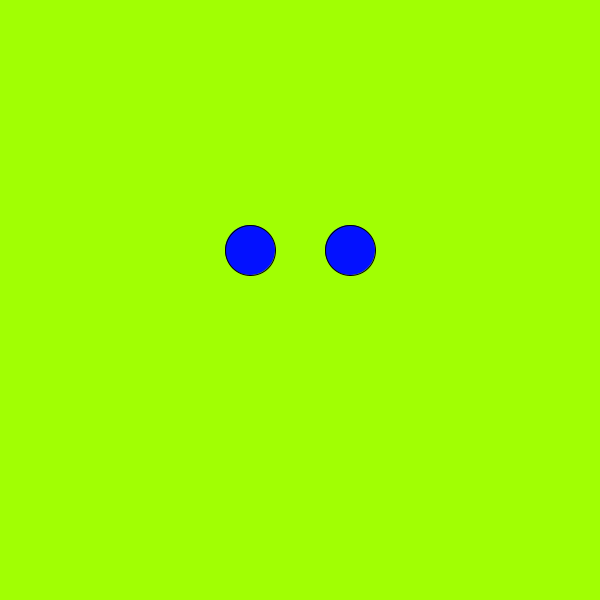
Frame 1 (no input)
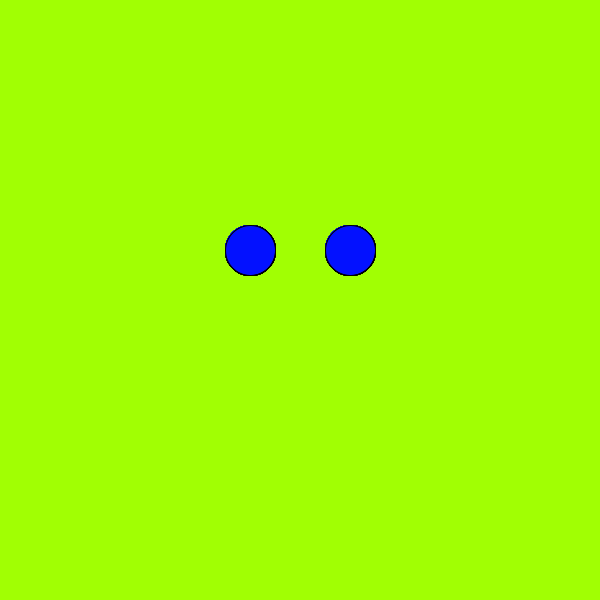
Frame 60 (the mouse pressed at the canvas centre just before this capture)
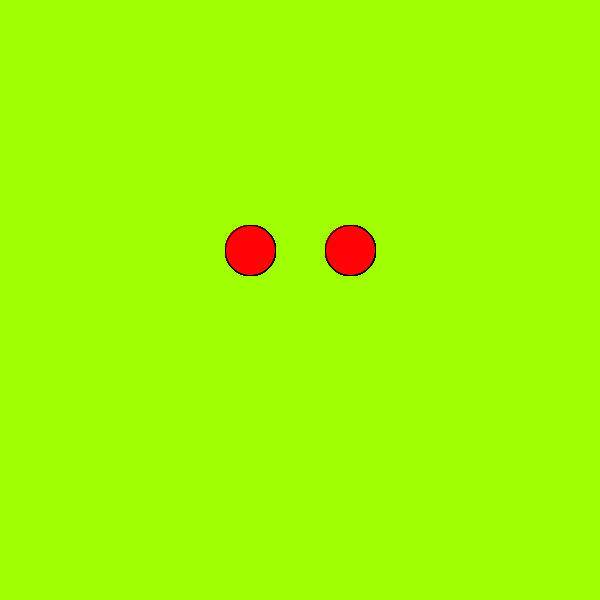
Frame 120 (the mouse held since frame 60 and released just before this capture)

The Processing sketch that drew these frames (run headless with seeded random() and noise(); from frame 60 on, the mouse is pressed at the canvas centre):

// Processing sketch: Logical_Dot
// ── Logical_Dot.pde


void setup() {size(600,600);background(#A1FF03);


}

void draw(){ 

if (mousePressed) {
         fill(#FF0307);
} else {
         fill(#0311FF);
}
ellipse(250,250, 50,50);
ellipse(350,250, 50,50);
  
}
